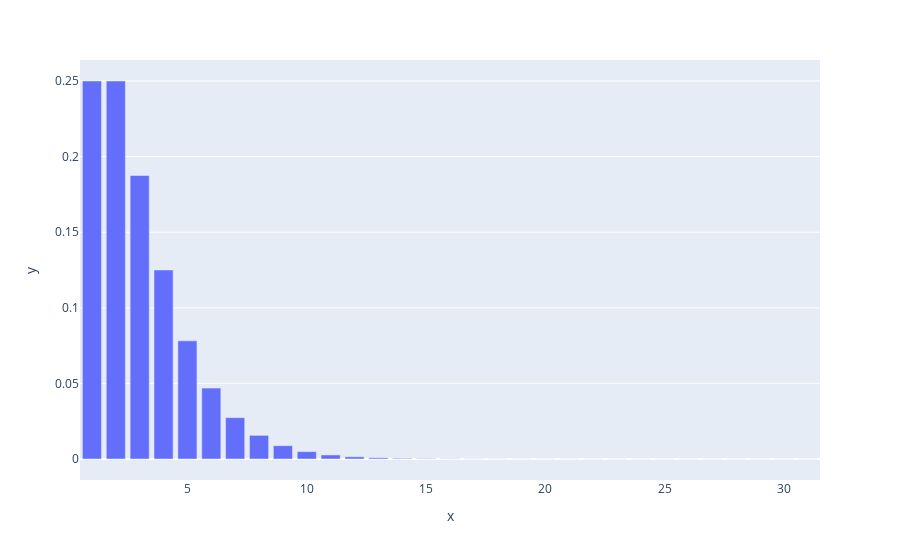

This figure's notebook cell:
### Code cell
px.bar(x = x, y = (1/2)*x/2**(x))

### Figure 1 — Plotly figure (JSON) as saved in the notebook; plotly's stock layout.template omitted (floating-point values rounded to 4 significant figures)
{"data": [{"alignmentgroup": "True", "hovertemplate": "x=%{x}<br>y=%{y}<extra></extra>", "legendgroup": "", "marker": {"color": "#636efa"}, "name": "", "offsetgroup": "", "orientation": "v", "showlegend": false, "textposition": "auto", "type": "bar", "x": [1, 2, 3, 4, 5, 6, 7, 8, 9, 10, 11, 12, 13, 14, 15, 16, 17, 18, 19, 20, 21, 22, 23, 24, 25, 26, 27, 28, 29, 30, 31], "xaxis": "x", "y": [0.25, 0.25, 0.1875, 0.125, 0.07812, 0.04688, 0.02734, 0.01562, 0.008789, 0.004883, 0.002686, 0.001465, 0.0007935, 0.0004272, 0.0002289, 0.0001221, 6.485e-05, 3.433e-05, 1.812e-05, 9.537e-06, 5.007e-06, 2.623e-06, 1.371e-06, 7.153e-07, 3.725e-07, 1.937e-07, 1.006e-07, 5.215e-08, 2.701e-08, 1.397e-08, -7.218e-09], "yaxis": "y"}], "layout": {"barmode": "relative", "legend": {"tracegroupgap": 0}, "margin": {"t": 60}, "xaxis": {"anchor": "y", "domain": [0, 1], "title": {"text": "x"}}, "yaxis": {"anchor": "x", "domain": [0, 1], "title": {"text": "y"}}}}
